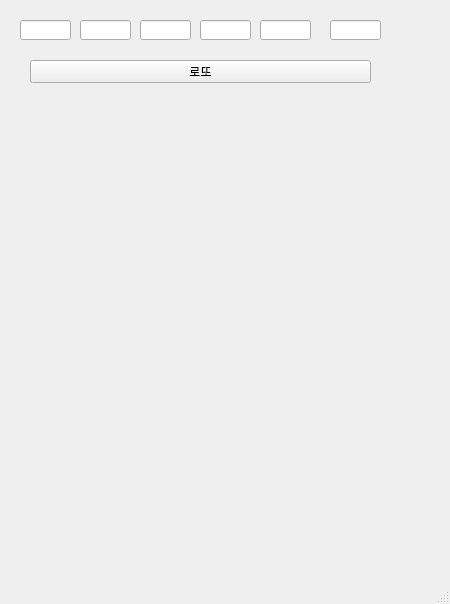
<?xml version="1.0" encoding="UTF-8"?>
<ui version="4.0">
 <class>MainWindow</class>
 <widget class="QMainWindow" name="MainWindow">
  <property name="geometry">
   <rect>
    <x>0</x>
    <y>0</y>
    <width>450</width>
    <height>604</height>
   </rect>
  </property>
  <property name="windowTitle">
   <string>MainWindow</string>
  </property>
  <widget class="QWidget" name="centralwidget">
   <widget class="QLineEdit" name="le1">
    <property name="geometry">
     <rect>
      <x>20</x>
      <y>20</y>
      <width>51</width>
      <height>20</height>
     </rect>
    </property>
   </widget>
   <widget class="QLineEdit" name="le2">
    <property name="geometry">
     <rect>
      <x>80</x>
      <y>20</y>
      <width>51</width>
      <height>20</height>
     </rect>
    </property>
   </widget>
   <widget class="QLineEdit" name="le3">
    <property name="geometry">
     <rect>
      <x>140</x>
      <y>20</y>
      <width>51</width>
      <height>20</height>
     </rect>
    </property>
   </widget>
   <widget class="QLineEdit" name="le4">
    <property name="geometry">
     <rect>
      <x>200</x>
      <y>20</y>
      <width>51</width>
      <height>20</height>
     </rect>
    </property>
   </widget>
   <widget class="QLineEdit" name="le5">
    <property name="geometry">
     <rect>
      <x>260</x>
      <y>20</y>
      <width>51</width>
      <height>20</height>
     </rect>
    </property>
   </widget>
   <widget class="QLineEdit" name="le6">
    <property name="geometry">
     <rect>
      <x>330</x>
      <y>20</y>
      <width>51</width>
      <height>20</height>
     </rect>
    </property>
   </widget>
   <widget class="QPushButton" name="pb">
    <property name="geometry">
     <rect>
      <x>30</x>
      <y>60</y>
      <width>341</width>
      <height>23</height>
     </rect>
    </property>
    <property name="text">
     <string>로또</string>
    </property>
   </widget>
  </widget>
  <widget class="QMenuBar" name="menubar">
   <property name="geometry">
    <rect>
     <x>0</x>
     <y>0</y>
     <width>450</width>
     <height>21</height>
    </rect>
   </property>
  </widget>
  <widget class="QStatusBar" name="statusbar"/>
 </widget>
 <resources/>
 <connections/>
</ui>
